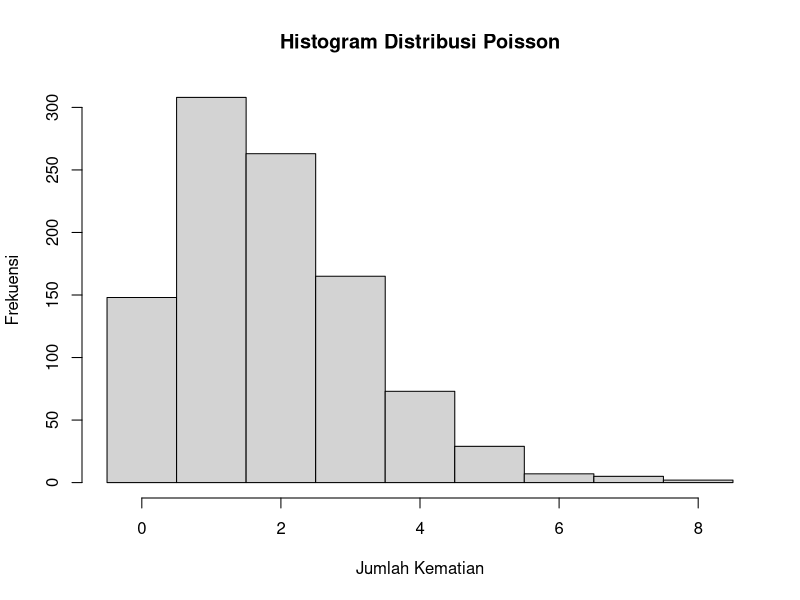

Recreate this plot in R.
#2A pendistribusian banyak kematian karena kanker tulang
dpois(0:10, 1.8, log = FALSE)

#2B 4 kematian, Apakah biasa?
dpois(4, 1.8, log = FALSE)

#2C peluang paling banyak 4 kematian akibat kanker tulang
ppois(4, 1.8, lower.tail = TRUE, log.p = FALSE)

#2D peluang lebih dari 4 kematian akibat kanker tulang
1 - ppois(4, 1.8, lower.tail = TRUE, log.p = FALSE)

#2E nilai harapan dan standar deviasi
nilai_harapan = 1.8
standar_deviasi = sqrt(1.8)

#2f Histogram
# Tentukan parameter distribusi Poisson
lambda <- 1.8

# Membuat vektor data simulasi untuk distribusi Poisson
sim_data <- rpois(n = 1000, lambda = lambda)

# Menggambar histogram
hist(sim_data, breaks = seq(-0.5, max(sim_data) + 0.5, 1), 
     main = "Histogram Distribusi Poisson",
     xlab = "Jumlah Kematian",
     ylab = "Frekuensi")

#2G 
set.seed(123)  # untuk membuat hasil simulasi menjadi sama setiap kali dijalankan
n_sim <- 10000  # jumlah simulasi yang dilakukan

# Menghasilkan data simulasi dengan distribusi Poisson
sim_data <- rpois(n_sim, lambda = 1.8)

# Menghitung jumlah simulasi yang menghasilkan 4 kematian akibat kanker tulang
n_4 <- sum(sim_data == 4)
prob_4 <- n_4 / n_sim

# Menghitung jumlah simulasi yang menghasilkan lebih dari 4 kematian akibat kanker tulang
n_more_than_4 <- sum(sim_data > 4)
prob_more_than_4 <- n_more_than_4 / n_sim

# Menghitung jumlah simulasi yang paling banyak menghasilkan 4 kematian akibat kanker tulang
n_max_4 <- max(table(sim_data))
prob_max_4 <- n_max_4 / n_sim

prob_4
prob_more_than_4
prob_max_4



